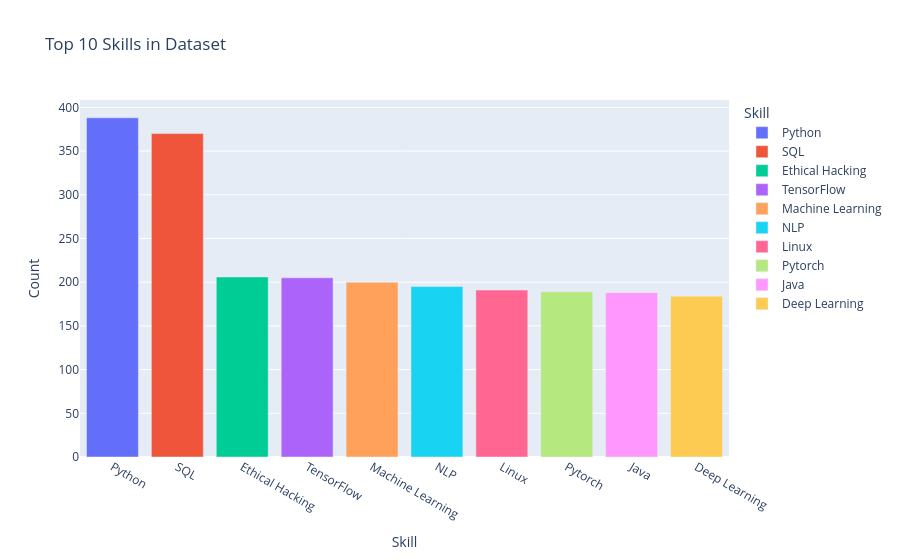

Source (notebook cell):
### Code cell
import plotly.express as px


skills_list = []
for skills in df['Skills']:
    for skill in str(skills).split(','):
        skills_list.append(skill.strip())

skills_df = pd.DataFrame(skills_list, columns=['Skill'])
top_skills = skills_df['Skill'].value_counts().head(10).reset_index()
top_skills.columns = ['Skill', 'Count']

fig = px.bar(top_skills, 
             x='Skill', 
             y='Count', 
             title='Top 10 Skills in Dataset',
             color='Skill')
fig.show()

### Figure 1 — Plotly figure (JSON) as saved in the notebook; plotly's stock layout.template omitted (floating-point values rounded to 4 significant figures)
{"data": [{"hovertemplate": "Skill=%{x}<br>Count=%{y}<extra></extra>", "legendgroup": "Python", "marker": {"color": "#636efa", "pattern": {"shape": ""}}, "name": "Python", "orientation": "v", "showlegend": true, "textposition": "auto", "type": "bar", "x": ["Python"], "xaxis": "x", "y": [388], "yaxis": "y"}, {"hovertemplate": "Skill=%{x}<br>Count=%{y}<extra></extra>", "legendgroup": "SQL", "marker": {"color": "#EF553B", "pattern": {"shape": ""}}, "name": "SQL", "orientation": "v", "showlegend": true, "textposition": "auto", "type": "bar", "x": ["SQL"], "xaxis": "x", "y": [370], "yaxis": "y"}, {"hovertemplate": "Skill=%{x}<br>Count=%{y}<extra></extra>", "legendgroup": "Ethical Hacking", "marker": {"color": "#00cc96", "pattern": {"shape": ""}}, "name": "Ethical Hacking", "orientation": "v", "showlegend": true, "textposition": "auto", "type": "bar", "x": ["Ethical Hacking"], "xaxis": "x", "y": [206], "yaxis": "y"}, {"hovertemplate": "Skill=%{x}<br>Count=%{y}<extra></extra>", "legendgroup": "TensorFlow", "marker": {"color": "#ab63fa", "pattern": {"shape": ""}}, "name": "TensorFlow", "orientation": "v", "showlegend": true, "textposition": "auto", "type": "bar", "x": ["TensorFlow"], "xaxis": "x", "y": [205], "yaxis": "y"}, {"hovertemplate": "Skill=%{x}<br>Count=%{y}<extra></extra>", "legendgroup": "Machine Learning", "marker": {"color": "#FFA15A", "pattern": {"shape": ""}}, "name": "Machine Learning", "orientation": "v", "showlegend": true, "textposition": "auto", "type": "bar", "x": ["Machine Learning"], "xaxis": "x", "y": [200], "yaxis": "y"}, {"hovertemplate": "Skill=%{x}<br>Count=%{y}<extra></extra>", "legendgroup": "NLP", "marker": {"color": "#19d3f3", "pattern": {"shape": ""}}, "name": "NLP", "orientation": "v", "showlegend": true, "textposition": "auto", "type": "bar", "x": ["NLP"], "xaxis": "x", "y": [195], "yaxis": "y"}, {"hovertemplate": "Skill=%{x}<br>Count=%{y}<extra></extra>", "legendgroup": "Linux", "marker": {"color": "#FF6692", "pattern": {"shape": ""}}, "name": "Linux", "orientation": "v", "showlegend": true, "textposition": "auto", "type": "bar", "x": ["Linux"], "xaxis": "x", "y": [191], "yaxis": "y"}, {"hovertemplate": "Skill=%{x}<br>Count=%{y}<extra></extra>", "legendgroup": "Pytorch", "marker": {"color": "#B6E880", "pattern": {"shape": ""}}, "name": "Pytorch", "orientation": "v", "showlegend": true, "textposition": "auto", "type": "bar", "x": ["Pytorch"], "xaxis": "x", "y": [189], "yaxis": "y"}, {"hovertemplate": "Skill=%{x}<br>Count=%{y}<extra></extra>", "legendgroup": "Java", "marker": {"color": "#FF97FF", "pattern": {"shape": ""}}, "name": "Java", "orientation": "v", "showlegend": true, "textposition": "auto", "type": "bar", "x": ["Java"], "xaxis": "x", "y": [188], "yaxis": "y"}, {"hovertemplate": "Skill=%{x}<br>Count=%{y}<extra></extra>", "legendgroup": "Deep Learning", "marker": {"color": "#FECB52", "pattern": {"shape": ""}}, "name": "Deep Learning", "orientation": "v", "showlegend": true, "textposition": "auto", "type": "bar", "x": ["Deep Learning"], "xaxis": "x", "y": [184], "yaxis": "y"}], "layout": {"barmode": "relative", "legend": {"title": {"text": "Skill"}, "tracegroupgap": 0}, "title": {"text": "Top 10 Skills in Dataset"}, "xaxis": {"anchor": "y", "categoryarray": ["Python", "SQL", "Ethical Hacking", "TensorFlow", "Machine Learning", "NLP", "Linux", "Pytorch", "Java", "Deep Learning"], "categoryorder": "array", "domain": [0, 1], "title": {"text": "Skill"}}, "yaxis": {"anchor": "x", "domain": [0, 1], "title": {"text": "Count"}}}}
